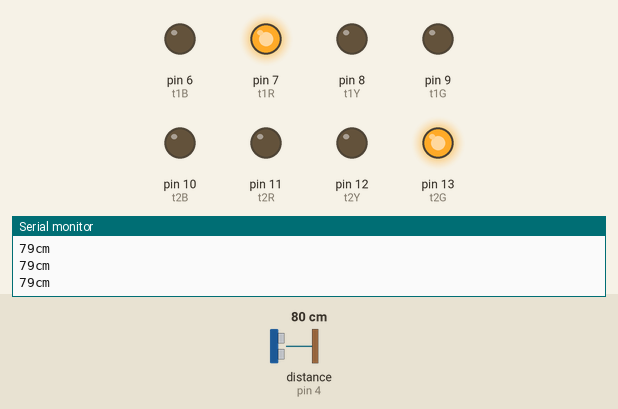
Recording of a sketch running on a simulated Arduino Uno, built with avr-gcc and run on an emulated ATmega328P. On the bench: output pins drawn as LEDs (lit = HIGH), the last lines printed to the serial monitor. Wiring (inferred from the names in the program): ultrasonic range finder: trigger pin 5; echo pin 4. The test bench sets the inputs (shaded band); at power-on: distance to the obstacle (sensor on pin 4) 80 cm. The echo pulse lasts 58.3 µs per cm; pins used as bus, display or sensor lines are not drawn.

Above: at 1.2 s.
1.3 s: distance to the obstacle (sensor on pin 4) set to 51 cm
2.8 s: distance to the obstacle (sensor on pin 4) set to 44 cm
At 3.9 s:
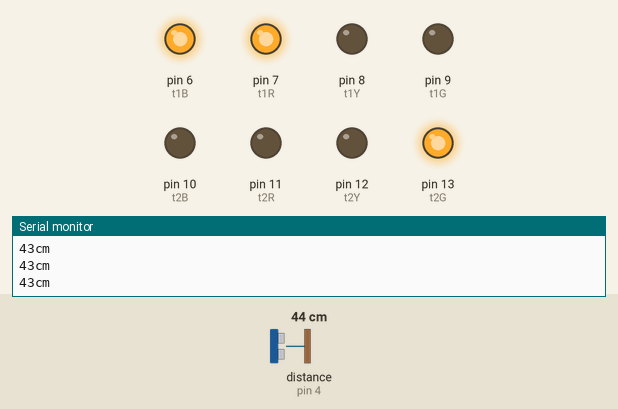
4.3 s: distance to the obstacle (sensor on pin 4) set to 60 cm
At 6.8 s:
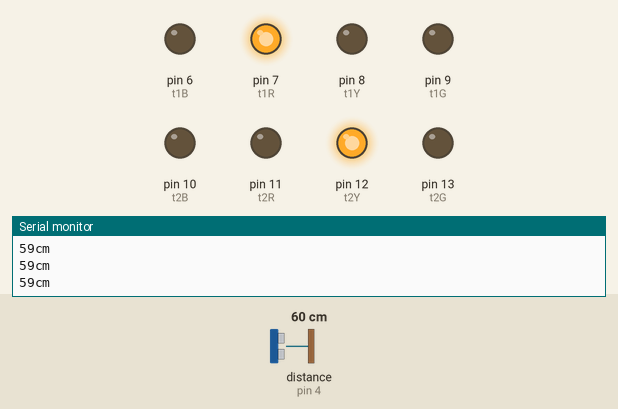
7.3 s: distance to the obstacle (sensor on pin 4) set to 2 cm
At 8.8 s:
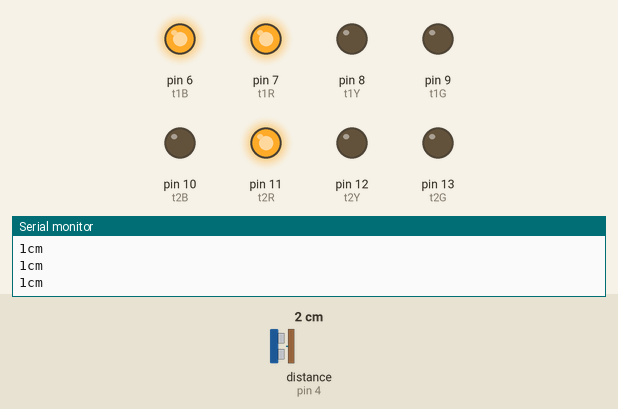
9.1 s: distance to the obstacle (sensor on pin 4) set to 120 cm
At 9.9 s:
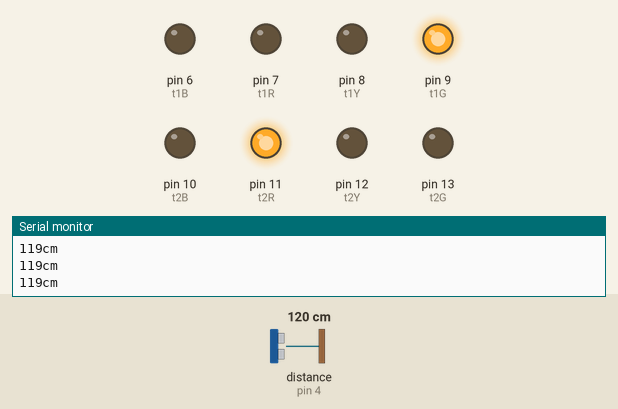
10.7 s: distance to the obstacle (sensor on pin 4) set to 4 cm
At 11.2 s:
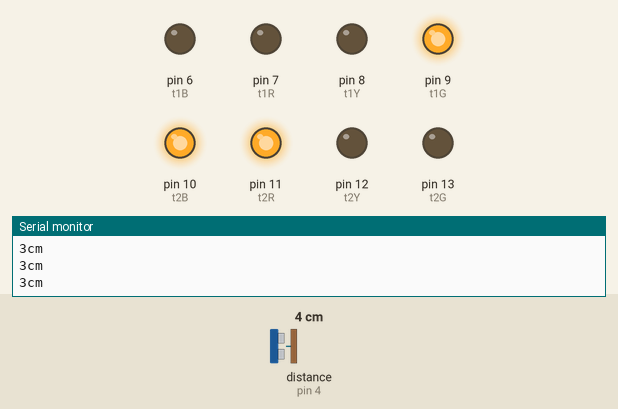
Timing chart, 0 to 17.0 s (numbered marks = the images above; inputs shaded):
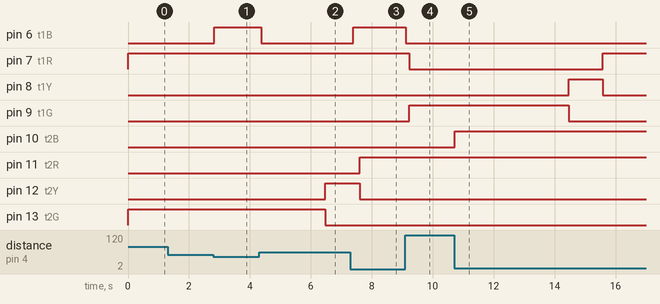

The sketch:

program.ino
```cpp
// traffic light uno
int t1B = 6;
int t1R = 7;
int t1Y = 8;
int t1G = 9;

// traffic light dos
int t2B = 10;
int t2R = 11;
int t2Y = 12;
int t2G = 13;

int trigPin = 5;
int echoPin = 4;

int threshold;

long duration, cm, inches;

bool personDetected = false;
int gBluePin = 0;

void setup()
{
  Serial.begin(9600);

  //Define inputs and outputs
  pinMode(trigPin, OUTPUT);
  pinMode(echoPin, INPUT);

  pinMode(t1B, OUTPUT);
  pinMode(t1R, OUTPUT);
  pinMode(t1Y, OUTPUT);
  pinMode(t1G, OUTPUT);

  pinMode(t2B, OUTPUT);
  pinMode(t2R, OUTPUT);
  pinMode(t2Y, OUTPUT);
  pinMode(t2G, OUTPUT);

  // initial setup
  // reset lights
  // t1 red
  digitalWrite(t1B, LOW);
  digitalWrite(t1R, HIGH);
  digitalWrite(t1Y, LOW);
  digitalWrite(t1G, LOW);

  // t2 green
  digitalWrite(t2B, LOW);
  digitalWrite(t2R, LOW);
  digitalWrite(t2Y, LOW);
  digitalWrite(t2G, HIGH);
}

void loop()
{
  int counter = 0;
  int lightDelay = 0;

  // t1 red
  digitalWrite(t1R, HIGH);
  digitalWrite(t1Y, LOW);
  digitalWrite(t1G, LOW);

  counter = 0;
  while (detectPerson() == true) {
    delay(100);
    counter += 100;
  }

  digitalWrite(gBluePin, LOW);

  lightDelay = 0;
  if (counter < 1000) {
    lightDelay = 1000 - counter;
  }

  lightsDelay(lightDelay, t1B);

  // t2 green
  digitalWrite(t2R, LOW);
  digitalWrite(t2Y, LOW);
  digitalWrite(t2G, HIGH);

  counter = 0;
  while (detectPerson() == true) {
    delay(100);
    counter += 100;
  }

  digitalWrite(gBluePin, LOW);

  lightDelay = 0;
  if (counter < 5000) {
    lightDelay = 5000 - counter;
  }

  lightsDelay(lightDelay, t1B);

  // t2 yellow
  digitalWrite(t2R, LOW);
  digitalWrite(t2Y, HIGH);
  digitalWrite(t2G, LOW);

  lightsDelay(1000, t1B);

  // t2 red
  digitalWrite(t2R, HIGH);
  digitalWrite(t2Y, LOW);
  digitalWrite(t2G, LOW);

  counter = 0;
  while (detectPerson() == true) {
    delay(100);
    counter += 100;
  }

  digitalWrite(gBluePin, LOW);

  lightDelay = 0;
  if (counter < 1000) {
    lightDelay = 1000 - counter;
  }

  lightsDelay(lightDelay, t2B);

  // t1 green
  digitalWrite(t1R, LOW);
  digitalWrite(t1Y, LOW);
  digitalWrite(t1G, HIGH);

  lightsDelay(5000, t2B);

  // t1 yellow
  digitalWrite(t1R, LOW);
  digitalWrite(t1Y, HIGH);
  digitalWrite(t1G, LOW);

  lightsDelay(1000, t2B);

}

bool detectPerson()
{
  // The sensor is triggered by a HIGH pulse of 10 or more microseconds.
  // Give a short LOW pulse beforehand to ensure a clean HIGH pulse:
  digitalWrite(trigPin, LOW);
  delayMicroseconds(5);
  digitalWrite(trigPin, HIGH);
  delayMicroseconds(10);
  digitalWrite(trigPin, LOW);

  // Read the signal from the sensor: a HIGH pulse whose
  // duration is the time (in microseconds) from the sending
  // of the ping to the reception of its echo off of an object.
  pinMode(echoPin, INPUT);
  duration = pulseIn(echoPin, HIGH);

  // convert the time into a distance
  cm = (duration/2) / 29.1;
  // inches = (duration/2) / 74;

  Serial.print(cm);
  Serial.print("cm");
  Serial.println();

  // calibrate if we don't have a threshold
  if(!threshold) {
    threshold = cm * 0.6;
    Serial.print("Threshold Set = ");
    Serial.print(threshold);
    Serial.println();
  }

  if (cm < threshold) {
    return true;
  } else {
    return false;
  }
}

void lightsDelay(int delayTime, int bluePin)
{
  gBluePin = bluePin;
  int interval = 100;
  int counter = 0;

  while (counter <= delayTime) {
    delay(interval);

    if (detectPerson() == true) {
      digitalWrite(bluePin, HIGH);
    } else {
      digitalWrite(bluePin, LOW);
    }

    counter += interval;
  }
}
```

Measured:
- the behaviour switches between 48 and 47 cm on distance to the obstacle (sensor on pin 4) (found by bisection; images 0 and 1)
- after the input at 2.8 s, pin 6 (t1B): LOW → HIGH at once
- after the input at 4.3 s, pin 6 (t1B): HIGH → LOW after 0.08 s
- after the input at 7.3 s, pin 6 (t1B): LOW → HIGH after 0.10 s; pin 7 (t1R): stays HIGH (without the input it goes to LOW after 1.5 s); pin 9 (t1G): stays LOW (without the input it goes to HIGH after 1.5 s)
- after the input at 9.1 s, pin 6 (t1B): HIGH → LOW at once; pin 7 (t1R): HIGH → LOW after 0.13 s; pin 9 (t1G): LOW → HIGH after 0.13 s
- after the input at 10.7 s, pin 7 (t1R): LOW → HIGH after 4.9 s instead of 5.2 s; pin 9 (t1G): HIGH → LOW after 3.8 s instead of 4.0 s; pin 10 (t2B): LOW → HIGH at once
